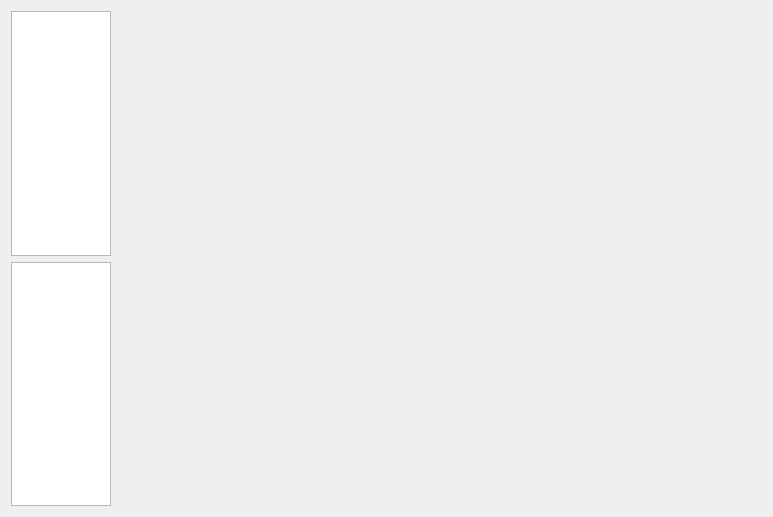
<?xml version="1.0" encoding="UTF-8"?>
<ui version="4.0">
 <class>uirenderdatahistograms</class>
 <widget class="QWidget" name="uirenderdatahistograms">
  <property name="enabled">
   <bool>true</bool>
  </property>
  <property name="geometry">
   <rect>
    <x>0</x>
    <y>0</y>
    <width>773</width>
    <height>517</height>
   </rect>
  </property>
  <property name="sizePolicy">
   <sizepolicy hsizetype="Preferred" vsizetype="Preferred">
    <horstretch>0</horstretch>
    <verstretch>0</verstretch>
   </sizepolicy>
  </property>
  <property name="minimumSize">
   <size>
    <width>514</width>
    <height>517</height>
   </size>
  </property>
  <property name="windowTitle">
   <string>Vertex Data Plots</string>
  </property>
  <layout class="QVBoxLayout" name="verticalLayout_2">
   <property name="sizeConstraint">
    <enum>QLayout::SetMinimumSize</enum>
   </property>
   <item>
    <layout class="QHBoxLayout" name="dataLayout">
     <property name="sizeConstraint">
      <enum>QLayout::SetMinimumSize</enum>
     </property>
     <item>
      <layout class="QVBoxLayout" name="verticalLayout_3">
       <property name="sizeConstraint">
        <enum>QLayout::SetMinimumSize</enum>
       </property>
       <item>
        <widget class="QListWidget" name="listPaths">
         <property name="sizePolicy">
          <sizepolicy hsizetype="Fixed" vsizetype="Expanding">
           <horstretch>0</horstretch>
           <verstretch>0</verstretch>
          </sizepolicy>
         </property>
         <property name="sizeAdjustPolicy">
          <enum>QAbstractScrollArea::AdjustToContents</enum>
         </property>
        </widget>
       </item>
       <item>
        <widget class="QListWidget" name="listHistNames">
         <property name="sizePolicy">
          <sizepolicy hsizetype="Fixed" vsizetype="Expanding">
           <horstretch>0</horstretch>
           <verstretch>0</verstretch>
          </sizepolicy>
         </property>
         <property name="sizeAdjustPolicy">
          <enum>QAbstractScrollArea::AdjustToContents</enum>
         </property>
        </widget>
       </item>
      </layout>
     </item>
     <item>
      <widget class="QStackedWidget" name="stackedHists">
       <widget class="QWidget" name="hist2D"/>
       <widget class="QWidget" name="hist3D"/>
       <widget class="QWidget" name="histColor"/>
      </widget>
     </item>
    </layout>
   </item>
  </layout>
 </widget>
 <resources/>
 <connections/>
</ui>
